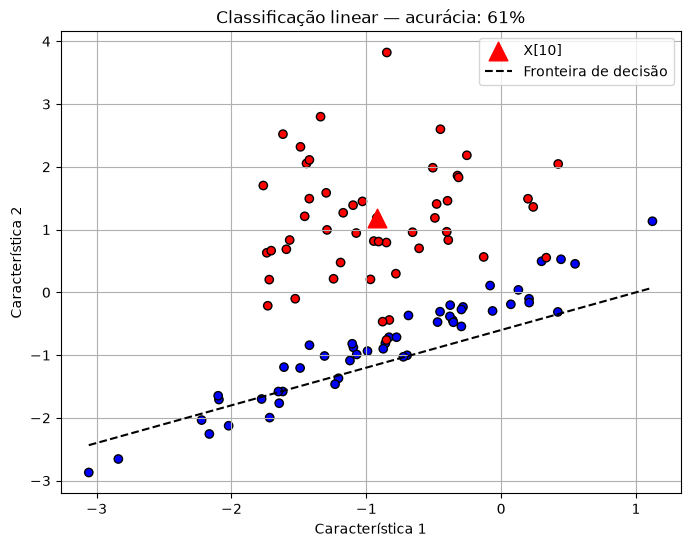

This chart was generated by the following Python code:
import numpy as np
import matplotlib.pyplot as plt
from sklearn.datasets import make_classification

# Gera 100 amostras com duas características
X, y = make_classification(
    n_samples=100,
    n_features=2,
    n_redundant=0,
    n_informative=2,
    n_clusters_per_class=1,
    random_state=30
)

# Pesos e bias da fronteira de decisão
w1, w2, bias = -3, 5, 3

# Classifica os pontos conforme a fronteira linear
y_pred = (w1 * X[:, 0] + w2 * X[:, 1] + bias >= 0).astype(int)
acuracia = np.mean(y_pred == y) * 100

# Desenha as amostras, destacando X[10]
plt.figure(figsize=(8, 6))
plt.scatter(X[:, 0], X[:, 1], c=y, cmap="bwr", edgecolors="k")
plt.scatter(
    X[10, 0], X[10, 1],
    marker="^", s=180, color="red", label="X[10]"
)

# Desenha a fronteira: w1*x1 + w2*x2 + bias = 0
x1 = np.linspace(X[:, 0].min(), X[:, 0].max(), 200)
x2 = -(w1 * x1 + bias) / w2
plt.plot(x1, x2, "k--", label="Fronteira de decisão")

plt.xlabel("Característica 1")
plt.ylabel("Característica 2")
plt.title(f"Classificação linear — acurácia: {acuracia:.0f}%")
plt.legend()
plt.grid(True)

plt.savefig(
    "C:/Users/rafal/Desktop/redes_neurais_pytorch/exercicio_classificacao_linear.png",
    bbox_inches="tight"
)
plt.show()

print(f"Formato de X: {X.shape}")
print(f"Formato de y: {y.shape}")
print(f"Classe de X[10]: {y[10]}")
print(f"Acurácia: {acuracia:.0f}%")
